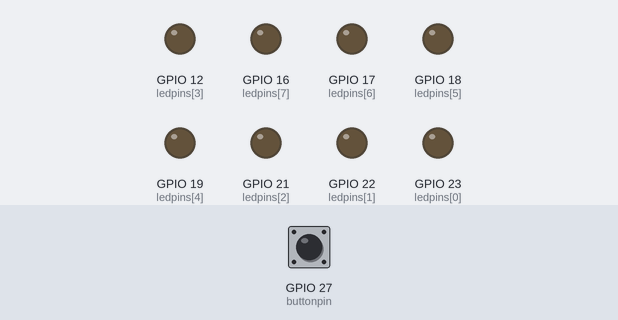
A sketch run on a simulated ESP32. Shown: output pins drawn as LEDs (lit = HIGH). The test bench sets the inputs (shaded band); at power-on: GPIO 27 (buttonpin) LOW.

Above: at 2.8 s.
2.9 s: GPIO 27 (buttonpin) pulled HIGH for 1 s
At 4.9 s:
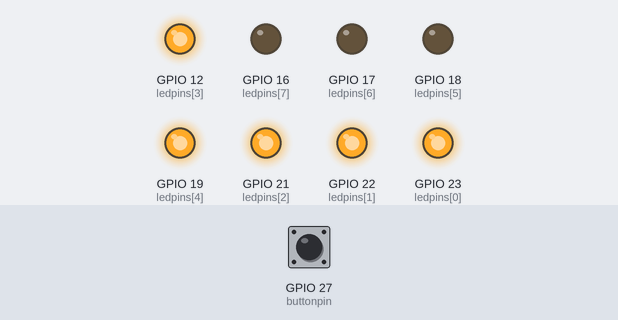
5.4 s: GPIO 27 (buttonpin) pulled HIGH for 0.15 s
At 6.2 s:
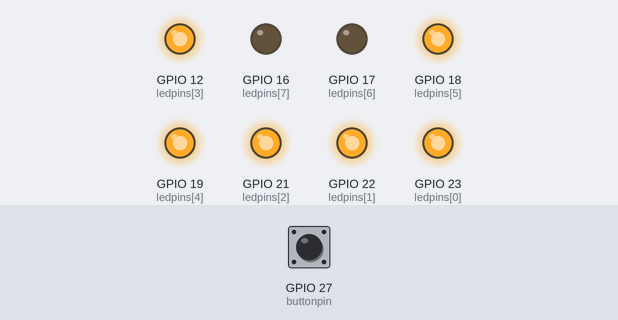
7.0 s: GPIO 27 (buttonpin) pulled HIGH for 0.15 s
At 7.4 s:
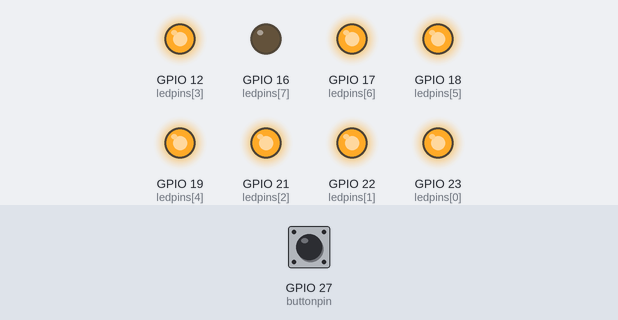
8.6 s: GPIO 27 (buttonpin) pulled HIGH for 3.2 s
At 8.8 s:
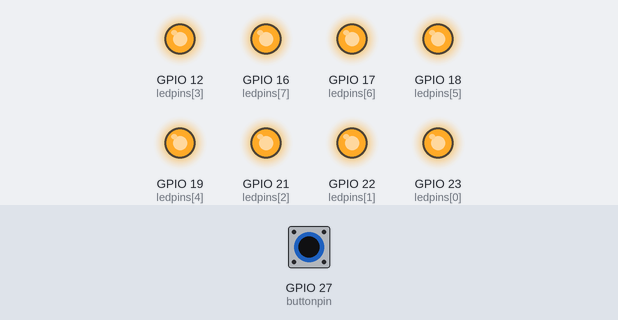
Timing chart, 0 to 13.1 s (numbered marks = the images above; inputs shaded):
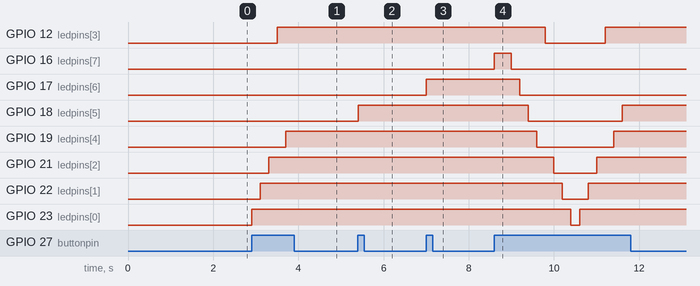

Measured:
- after the input at 2.9 s, GPIO 12 (ledpins[3]): LOW → HIGH after 0.60 s; GPIO 19 (ledpins[4]): LOW → HIGH after 0.80 s; GPIO 21 (ledpins[2]): LOW → HIGH after 0.40 s; GPIO 22 (ledpins[1]): LOW → HIGH after 0.20 s; GPIO 23 (ledpins[0]): LOW → HIGH at once
- after the input at 5.4 s, GPIO 18 (ledpins[5]): LOW → HIGH at once
- after the input at 7.0 s, GPIO 17 (ledpins[6]): LOW → HIGH at once
- after the input at 8.6 s, GPIO 12 (ledpins[3]): HIGH → LOW after 1.2 s, → HIGH 1.4 s later; GPIO 16 (ledpins[7]): LOW → HIGH at once, → LOW 0.40 s later; GPIO 17 (ledpins[6]): HIGH → LOW after 0.60 s; GPIO 18 (ledpins[5]): HIGH → LOW after 0.80 s, → HIGH 2.2 s later; GPIO 19 (ledpins[4]): HIGH → LOW after 1.0 s, → HIGH 1.8 s later

The sketch:

wk02-01.ino
```cpp
const int buttonpin = 27;
int ledpins[] = {23,22,21,12,19,18,17,16};
int pincount = 8;
int buttonstate = 0;
int lightpin = 0;
int flag = 0;
void setup() {
  pinMode(27,INPUT);

  for(int thispin = 0;thispin < pincount;thispin++){
      pinMode(ledpins[thispin],OUTPUT);
  }
  for(int thispin = 0;thispin < pincount;thispin++){
       digitalWrite(ledpins[thispin],LOW);
      delay(200);
  }
}

void loop() {
  buttonstate =digitalRead(buttonpin);

  if(buttonstate == HIGH&&flag == 0)
  {
    digitalWrite(ledpins[lightpin],HIGH);
    lightpin++;
    delay(200);
    if(lightpin == 8)
    {
      flag = 1;
    }
  }
  if(buttonstate == HIGH&&flag == 1)
  {
    digitalWrite(ledpins[lightpin],LOW);
    lightpin--;
    delay(200);
    if(lightpin == (-1))
    {
      flag = 0;
      lightpin = 0;
    }
  }
}
```
